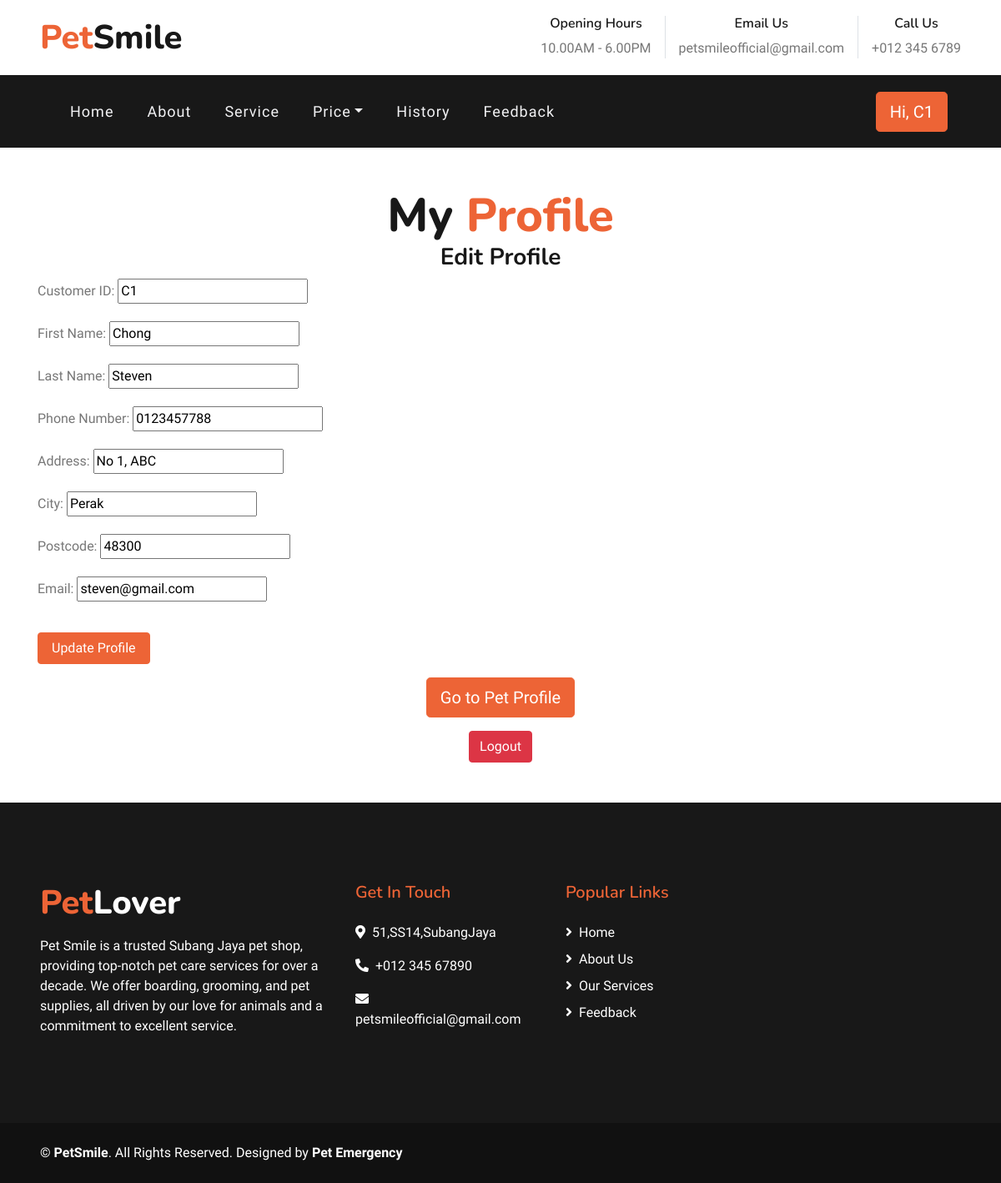
Screenshot of /edit-profile.php (signed in) with the database file from the repository.
### tables this page shows
CREATE TABLE `member` (
  `ID` int(11) NOT NULL,
  `Cust_ID` varchar(20) NOT NULL,
  `First_Name` varchar(20) NOT NULL,
  `Last_Name` varchar(20) NOT NULL,
  `Phone_No` varchar(20) NOT NULL,
  `Address` varchar(20) NOT NULL,
  `City` varchar(20) NOT NULL,
  `Postcode` varchar(20) NOT NULL,
  `Email` varchar(20) NOT NULL
);

### edit-profile.php (the view, shortened to what this page needs)
<!DOCTYPE html>
<html lang="en">
<?php
include 'config.php';
include 'header.php';
$Cust_ID = $_SESSION['Cust_ID'];
$selectUserQuery = "SELECT * FROM member WHERE Cust_ID='$Cust_ID'";
$userResult = mysqli_query($con, $selectUserQuery);
$userData = mysqli_fetch_assoc($userResult);
?>
    <body>
      <div class="container text-center mt-5">
        <h2 class="display-4 m-0">My <span class="text-primary">Profile</span></h2>
        <h3>Edit Profile</h3>
    </div>
    <div class="container">
            <form method="POST" action="edit-profile.php">
                <div class="form-group">
                    <label for="custid">Customer ID:</label>
                    <input type="text" name="custid" id="custid" value="<?php echo $userData['Cust_ID']; ?>" required readonly>
                </div>
                <div class="form-group">
                    <label for="firstname">First Name:</label>
                    <input type="text" name="firstname" id="firstname" value="<?php echo $userData['First_Name']; ?>" required>
                </div>
                <div class="form-group">
                    <label for="lastname">Last Name:</label>
                    <input type="text" name="lastname" id="lastname" value="<?php echo $userData['Last_Name']; ?>" required>
                </div>
                <div class="form-group">
                    <label for="phoneno">Phone Number:</label>
                    <input type="tel" name="phoneno" id="phoneno" value="<?php echo $userData['Phone_No']; ?>" required>
                </div>
                <div class="form-group">
                    <label for="address">Address:</label>
                    <input type="text" name="address" id="address" value="<?php echo $userData['Address']; ?>" required>
                </div>
                <div class="form-group">
                    <label for="city">City:</label>
                    <input type="text" name "city" id="city" value="<?php echo $userData['City']; ?>" required>
                </div>
                <div class="form-group">
                    <label for="postcode">Postcode:</label>
                    <input type="text" name="postcode" id="postcode" value="<?php echo $userData['Postcode']; ?>" required>
                </div>
                <div class="form-group">
                    <label for="email">Email:</label>
                    <input type="email" name="email" id="email" value="<?php echo $userData['Email']; ?>" required>
                </div>
                <input type="submit" name="update" value="Update Profile" class="btn btn-primary px-3 mt-3">
            </form>
        </div>
        <div class="container text-center mt-3">
            <a href="edit-petprofile.php" class="btn btn-lg btn-primary px-3">Go to Pet Profile</a>
        </div>
        <div class="container text-center mt-3">
            <a href="logout.php" class="btn btn-danger">Logout</a>
        </div>
    </body>
    <?php
    include 'footer.php';
    ?>
</html>

### rows the page displays
member: custid "C1", firstname "Chong", lastname "Steven", phoneno "0123457788", address "No 1, ABC", City "Perak", postcode "48300", email "steven@gmail.com"

### other values shown
$_SESSION['Cust_ID'] "C1"
